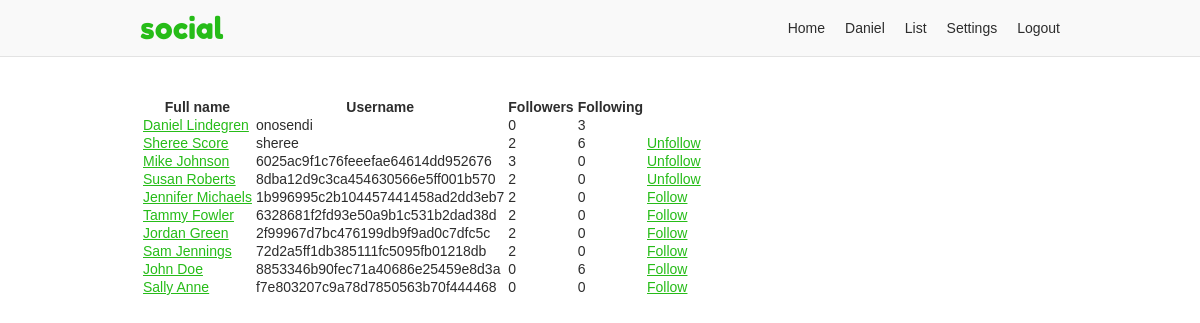
The page /list (signed in) on the database as committed earlier.
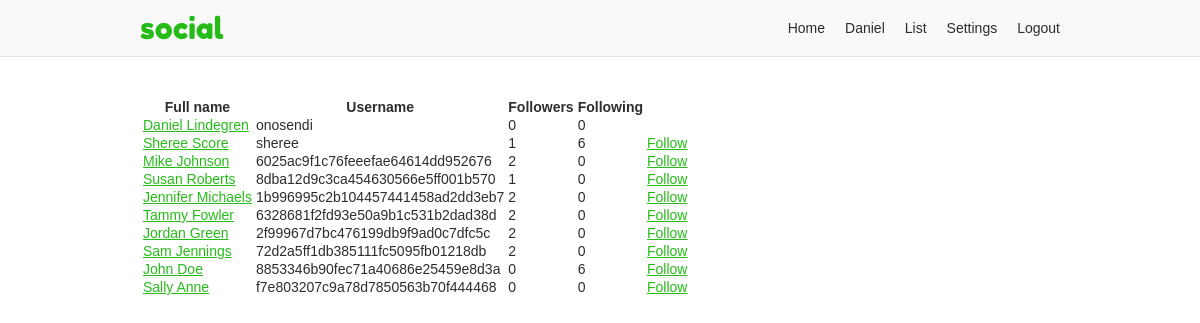
The same page on the database as committed later.
### app/users/models/user.py (models this page shows, shortened)
class User(UserMixin, db.Model, BaseModel):
    username = db.Column(db.String(35), nullable=False, unique=True)
    email = db.Column(db.String(255), nullable=False, unique=True)
    password = db.Column(db.String(128), nullable=False)
    first_name = db.Column(db.String(35), nullable=False)
    last_name = db.Column(db.String(35), nullable=False)
    about_me = db.Column(db.Text)
    last_seen = db.Column(db.DateTime, default=datetime.utcnow)
    posts_per_page = db.Column(db.Integer, default=10, nullable=False)
    full_name = column_property(first_name + " " + last_name)
    followed = db.relationship(
        'User',
        secondary=followers,
        primaryjoin='followers.c.follower_id == User.id',
        secondaryjoin='followers.c.followed_id == User.id',
        backref=db.backref('followers', lazy='dynamic'),
        lazy='dynamic')
    post_author = db.relationship(
        'Post',
        foreign_keys='Post.author_id',
        backref='author', lazy='dynamic')
    post_recipient = db.relationship(
        'Post',
        foreign_keys='Post.recipient_id',
        backref='recipient', lazy='dynamic')
    def is_following(self, user):
        return self.followed.filter(
            followers.c.followed_id == user.id).count() > 0

### app/users/views.py (the view)
@users.route('/list')
@login_required
def list():
    users = User.query.all()
    return render_template('users/list.html', users=users)

### app/models.py (called while the page is built)
    def commit(self):
        try:
            db.session.add(self)
            db.session.commit()
            return self
        except Exception as E:
            db.session.rollback()
            raise E

### app/users/models/user.py (called while the page is built)
@login.user_loader
def load_user(id):
    return User.query.get(int(id))

### app/users/views.py (called while the page is built)
@users.before_request
def before_request():
    if current_user.is_authenticated:
        current_user.last_seen = datetime.utcnow()
        current_user.commit()

### app/templates/users/list.html (shortened to what this page needs)
{% extends "/base.html" %}
{% block content %}
  <table style="margin-top: 4rem;">
    <tr>
      <th>Full name</th>
      <th>Username</th>
      <th>Followers</th>
      <th>Following</th>
    {% for user in users %}
    <tr>
      <td><a href="{{ url_for('users.profile', username=user.username) }}">{{ user.full_name }}</a></td>
      <td>{{ user.username }}</td>
      <td>{{ user.followers.count() }}</td>
      <td>{{ user.followed.count() }}</td>
      <td>
      {% if current_user != user %}
        {% if current_user.is_following(user) %}
        <a href="{{ url_for('users.user_action', username=user.username, action='unfollow') }}">Unfollow</a>
        {% else %}
        <a href="{{ url_for('users.user_action', username=user.username, action='follow') }}">Follow</a>
        {% endif %}
      {% endif %}
      </td>
    </tr>
    {% endfor %}
{% endblock %}

### app/templates/base.html (shortened to what this page needs)
<!doctype html>
<html lang="en">
<head>
  <link rel="stylesheet" href="{{ url_for('static', filename='css/layout.css') }}">
</head>
<body>
<div class="header-container">
  <header class="site-header responsive-container">
    <h1 class="branding"><a href="{{ url_for('static_views.index') }}">{{ APP_NAME }}</a></h1>
    {% if current_user.is_authenticated %}
    <ul class="primary-nav">
      <li><a href="{{ url_for('users.home') }}">Home</a></li>
      <li><a href="{{ url_for('users.profile', username=current_user.username) }}">{{ current_user.first_name }}</a></li>
      <li><a href="{{ url_for('users.list') }}">List</a></li>
      <li><a href="{{ url_for('users.settings_account') }}">Settings</a></li>
      <li><a href="{{ url_for('static_views.logout') }}">Logout</a></li>
    </ul>
    {% endif %}
  </header>
</div>
<div class="responsive-container">
{% block content %}
{% endblock %}
</div>
</body>
</html>

### app/static/css/layout.css (style rules this page uses)
:root { --green: #26bc18; --dark-green: #21a42f; --light-gray: #f9f9f9; --dark-gray: #e3e3e3; --light-green: #e9ffe0; --green-border: #c9ffb2; --green-text: #335922; --text-color: #2d2d2d; --white: #fff; --red: #cc0000; }
*, *::before, *::after { box-sizing: border-box; }
html { font-family: sans-serif; font-size: 62.5%; }
article, aside, figcaption, figure, footer, header, hgroup, main, nav, section { display: block; }
body { margin: 0; color: var(--text-color); font-size: 1.4rem; line-height: 1; }
h1, h2, h3, h4, h5, h6 { margin: 0 0 10px 0; }
p, ol, ul, dl { margin: 0 0 10px 0; padding: 0; }
ol, ul { list-style: none; }
a, a:link { color: var(--green); ext-decoration: none; }
.responsive-container { margin: 0 auto; max-width: 960px; padding: 0 20px; }
.header-container { margin-bottom: 20px; background-color: var(--light-gray); border-bottom: 1px solid var(--dark-gray); }
.header-container .site-header { align-items: center; display: flex; }
.branding { margin: 0; padding: 10px 0; }
.branding a { font: 30px "Fredoka One"; text-decoration: none; }
.primary-nav { display: flex; margin: 0 0 0 auto; }
.primary-nav li { padding: 0 10px; }
.primary-nav li:last-child { padding-right: 0; }
.primary-nav a { color: var(--text-color); text-decoration: none; }

Rows that differ between the two databases and show on the page:
changed User "onosendi": followed.count "3" → "0"
computed for User "sheree": followers.count "2" → "1"; text "Unfollow" → "Follow"
computed for User "6025ac9f1c76feeefae64614dd952676": followers.count "3" → "2"; text "Unfollow" → "Follow"
computed for User "8dba12d9c3ca454630566e5ff001b570": followers.count "2" → "1"; text "Unfollow" → "Follow"
